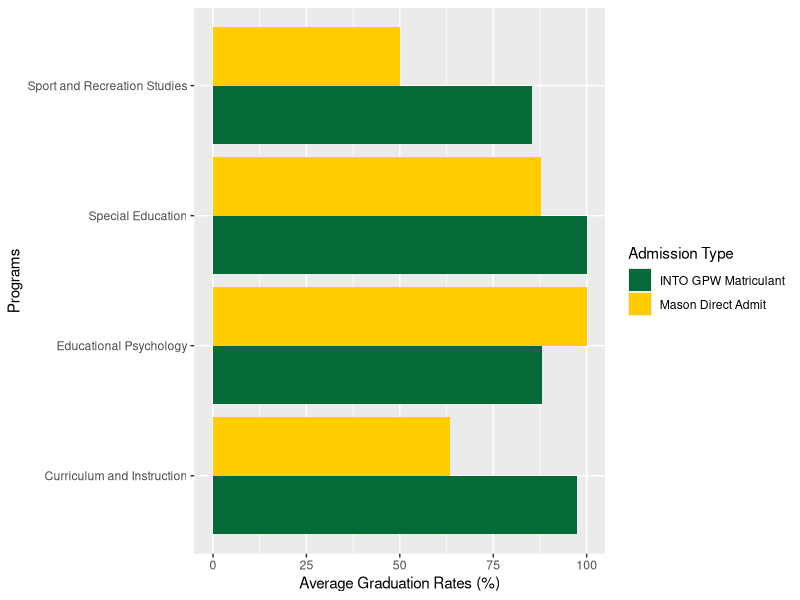
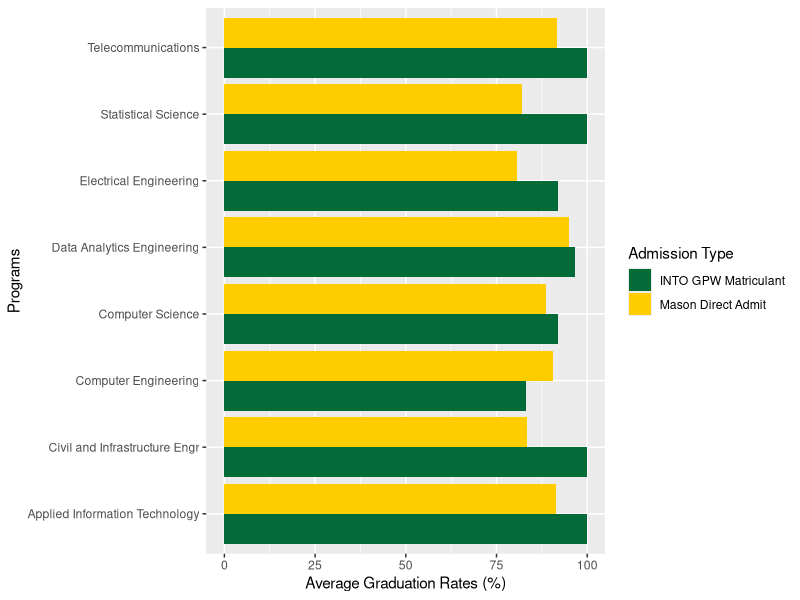
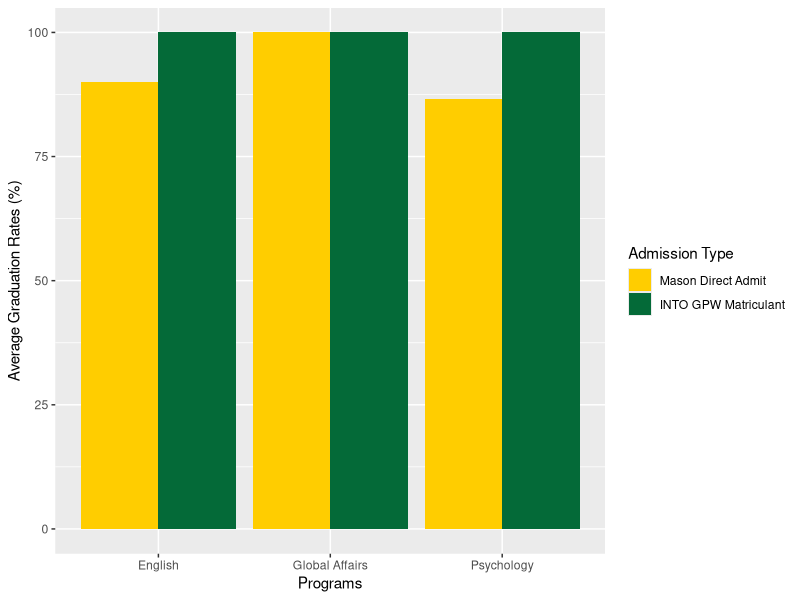
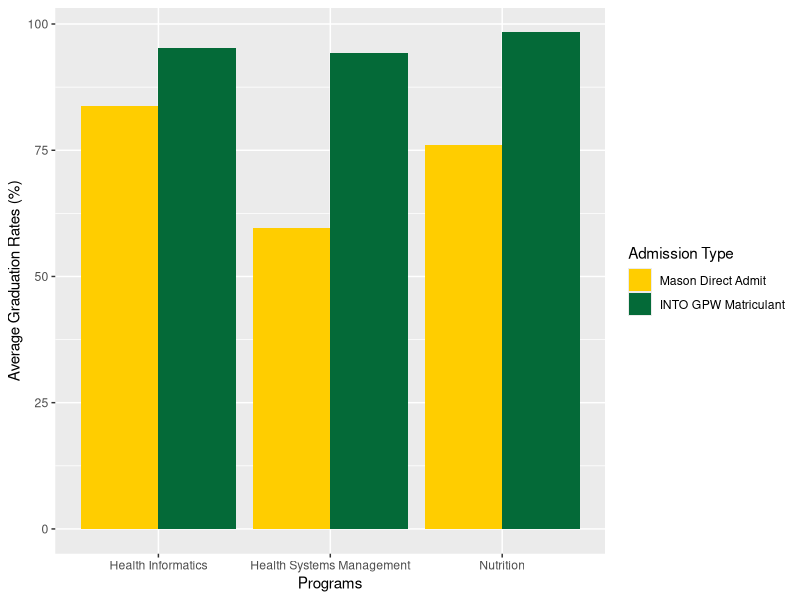
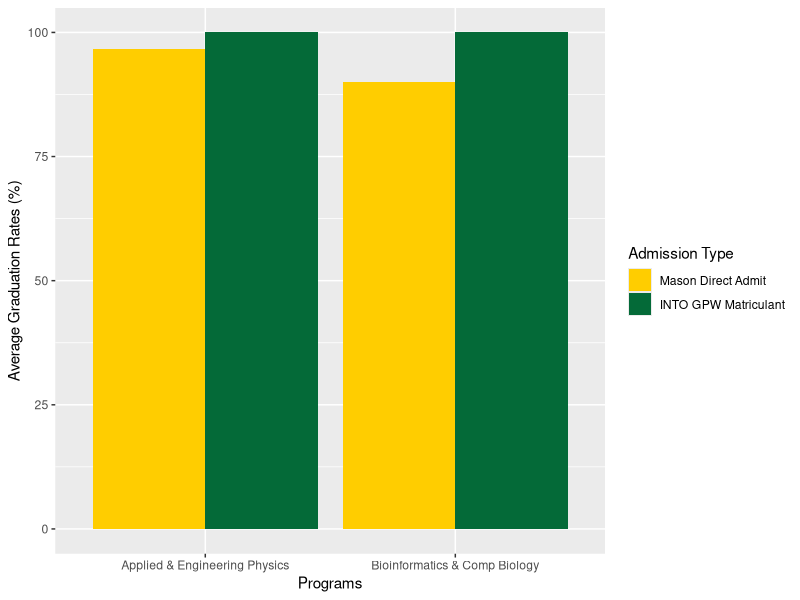
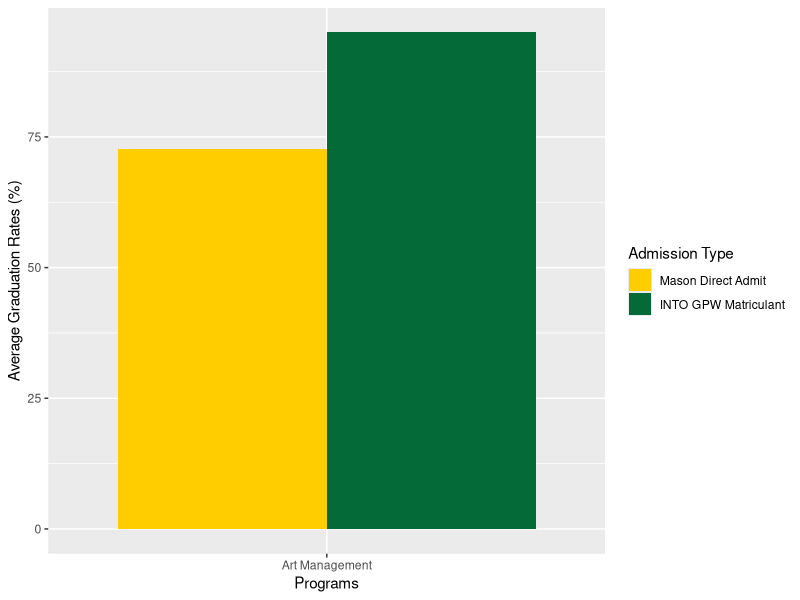
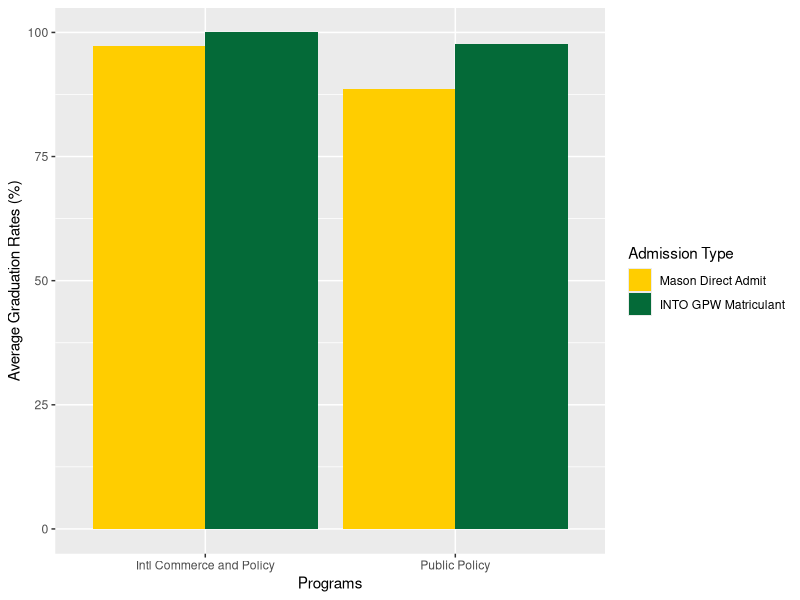
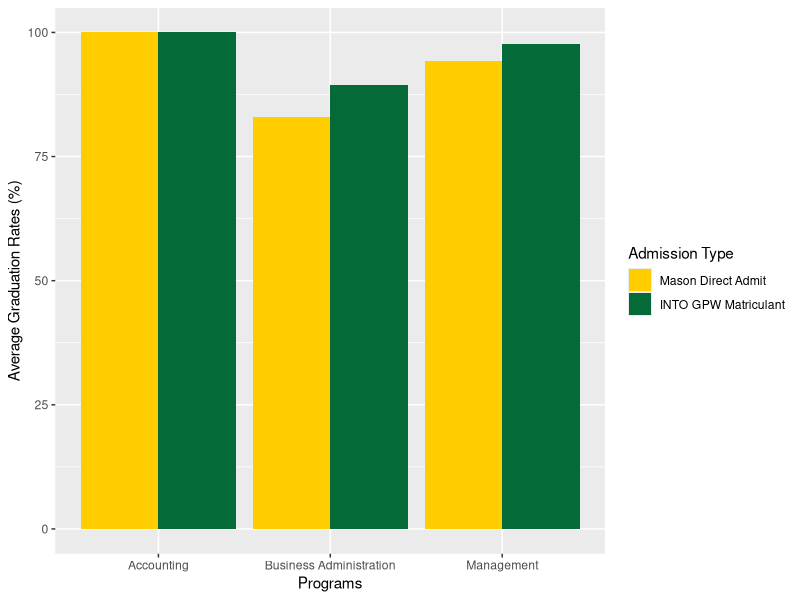

Source code (R) for these figures, in order:
##########i-2. Compare all majors in a college (Bar Chart)
library("readxl")
library("tidyverse")
library("scales")

#2-1. CEHD (College of Education and Human Development)
grad_rates_cehd <- read_excel("Grad_Rates_by_Programs.xlsx", sheet = "CEHD")
grad_rates_cehd %>%
  mutate(avg_grad_rates = (Grad_Rate_2 + Grad_Rate_3 + Grad_Rate_4)/3.0) %>%
  ggplot(aes(fill = Admit_Type, x = Program, y = avg_grad_rates*100)) +
  geom_bar(position="dodge", stat="identity") +
  scale_fill_manual(values=c("#046A38", "#FFCD00")) +
  labs(x = "Programs", y = "Average Graduation Rates (%)", fill = "Admission Type") +
  coord_flip()


#2-2. CEC (College of Engineering & Computing)
grad_rates_cec <- read_excel("Grad_Rates_by_Programs.xlsx", sheet = "CEC")
grad_rates_cec %>%
  filter(Program != "Software Engineering") %>%
  mutate(avg_grad_rates = (Grad_Rate_2 + Grad_Rate_3 + Grad_Rate_4)/3.0) %>%
  ggplot(aes(fill = Admit_Type, x = Program, y = avg_grad_rates*100)) +
  geom_bar(position="dodge", stat="identity") +
  scale_fill_manual(values=c("#046A38","#FFCD00")) +
  labs(x = "Programs", y = "Average Graduation Rates (%)", fill = "Admission Type") +
  coord_flip()


#2-3. CHSS (College of Humanities and Social Sciences)
grad_rates_chss <- read_excel("Grad_Rates_by_Programs.xlsx", sheet = "CHSS")
grad_rates_chss %>%
  mutate(avg_grad_rates = (Grad_Rate_2 + Grad_Rate_3 + Grad_Rate_4)/3.0,
        Admit_Type = fct_relevel(Admit_Type, 
                                  "Mason Direct Admit",
                                  "INTO GPW Matriculant")) %>%
  ggplot(aes(fill = Admit_Type, x = Program, y = avg_grad_rates*100)) +
  geom_bar(position="dodge", stat="identity") +
  scale_fill_manual(values=c("#FFCD00","#046A38")) +
  labs(x = "Programs", y = "Average Graduation Rates (%)", fill = "Admission Type")


#2-4. CPH (College of Public Health)
grad_rates_cph <- read_excel("Grad_Rates_by_Programs.xlsx", sheet = "CPH")
grad_rates_cph %>%
  mutate(avg_grad_rates = (Grad_Rate_2 + Grad_Rate_3 + Grad_Rate_4)/3.0,
         Admit_Type = fct_relevel(Admit_Type, 
                                  "Mason Direct Admit",
                                  "INTO GPW Matriculant")) %>%
  ggplot(aes(fill = Admit_Type, x = Program, y = avg_grad_rates*100)) +
  geom_bar(position="dodge", stat="identity") +
  scale_fill_manual(values=c("#FFCD00","#046A38")) +
  labs(x = "Programs", y = "Average Graduation Rates (%)", fill = "Admission Type")


#2-5. COS (College of Science)
grad_rates_cos <- read_excel("Grad_Rates_by_Programs.xlsx", sheet = "COS")
grad_rates_cos %>%
  filter(Program != "Forensic Science") %>%
  mutate(avg_grad_rates = (Grad_Rate_2 + Grad_Rate_3 + Grad_Rate_4)/3.0,
         Admit_Type = fct_relevel(Admit_Type, 
                                  "Mason Direct Admit",
                                  "INTO GPW Matriculant")) %>%
  ggplot(aes(fill = Admit_Type, x = Program, y = avg_grad_rates*100)) +
  geom_bar(position="dodge", stat="identity") +
  scale_fill_manual(values=c("#FFCD00","#046A38")) +
  labs(x = "Programs",y = "Average Graduation Rates (%)", fill = "Admission Type")


#2-6. CVPA (College of Visual and Performing Arts)
grad_rates_cvpa <- read_excel("Grad_Rates_by_Programs.xlsx", sheet = "CVPA")
grad_rates_cvpa %>%
  mutate(avg_grad_rates = (Grad_Rate_2 + Grad_Rate_3 + Grad_Rate_4)/3.0,
         Admit_Type = fct_relevel(Admit_Type, 
                                  "Mason Direct Admit",
                                  "INTO GPW Matriculant")) %>%
  ggplot(aes(fill = Admit_Type, x = Program, y = avg_grad_rates*100)) +
  geom_bar(position="dodge", stat="identity") +
  scale_fill_manual(values=c("#FFCD00","#046A38")) +
  labs(x = "Programs",y = "Average Graduation Rates (%)", fill = "Admission Type")


#2-7. Schar (Schar School)
grad_rates_schar <- read_excel("Grad_Rates_by_Programs.xlsx", sheet = "Schar")
grad_rates_schar %>%
  mutate(avg_grad_rates = (Grad_Rate_2 + Grad_Rate_3 + Grad_Rate_4)/3.0,
         Admit_Type = fct_relevel(Admit_Type, 
                                  "Mason Direct Admit",
                                  "INTO GPW Matriculant")) %>%
  ggplot(aes(fill = Admit_Type, x = Program, y = avg_grad_rates*100)) +
  geom_bar(position="dodge", stat="identity") +
  scale_fill_manual(values=c("#FFCD00","#046A38")) +
  labs(x = "Programs",y = "Average Graduation Rates (%)", fill = "Admission Type")


#2-8. SBus (School of Business)
grad_rates_sbus <- read_excel("Grad_Rates_by_Programs.xlsx", sheet = "SBus")
grad_rates_sbus %>%
  mutate(avg_grad_rates = (Grad_Rate_2 + Grad_Rate_3 + Grad_Rate_4)/3.0,
         Admit_Type = fct_relevel(Admit_Type, 
                                  "Mason Direct Admit",
                                  "INTO GPW Matriculant")) %>%
  ggplot(aes(fill = Admit_Type, x = Program, y = avg_grad_rates*100)) +
  geom_bar(position="dodge", stat="identity") +
  scale_fill_manual(values=c("#FFCD00","#046A38")) +
  labs(x = "Programs", y = "Average Graduation Rates (%)", fill = "Admission Type")



